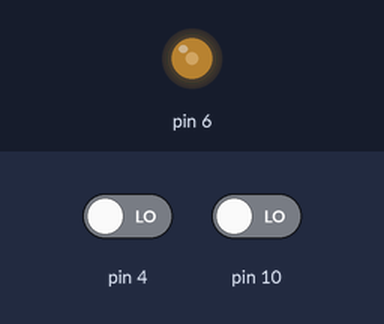
The sketch below on a simulated Arduino Uno, built with avr-gcc and run on an emulated ATmega328P. Parts: output pins drawn as LEDs (lit = HIGH). The test bench sets the inputs (shaded band); at power-on: pin 4 LOW, pin 10 LOW.

Above: at 1.2 s.
1.3 s: pin 4 driven HIGH
At 2.3 s:
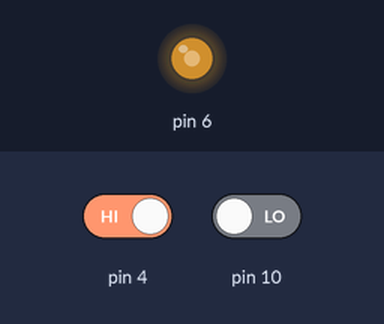
At 3.3 s:
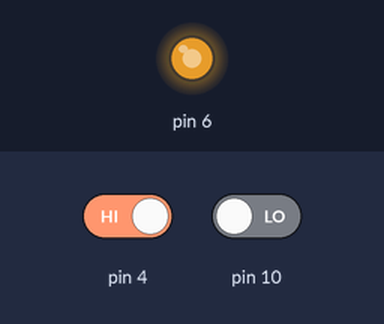
4.3 s: pin 10 driven HIGH
Timing chart, 0 to 13.3 s (numbered marks = the images above; inputs shaded):
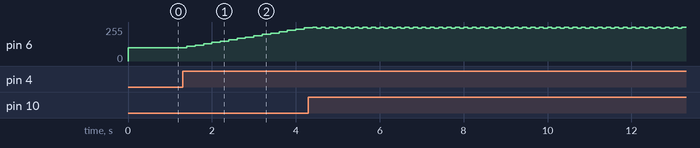

The sketch:

test_up_and_down_light.ino
```cpp
int n = 100;
void setup() {
  pinMode(4,INPUT);
  pinMode(6,OUTPUT);//灯
  pinMode(10,INPUT);

}

void loop() {
  int up = digitalRead(4);//读取按键
  int down = digitalRead(10);
  if(up == HIGH){
    n = n+10;
//    constrain(n,0,255); // 用constrain函数可能也可以
    if(n>=255){  //防止数字过大
      n = 255;
      }
    }
  analogWrite(6,n);//模拟端口数据写入
  delay(100);//防止连按的错误

   if(down == HIGH){
    n = n-10;
    if(n<=0){ //防止数字太小
      n =0;
      }
    }
  analogWrite(6,n);
  delay(100);

}
```

Measured:
- after the input at 1.3 s, pin 6: moves from 100/255 to 250/255 over 2.8 s, starting after 0.10 s
